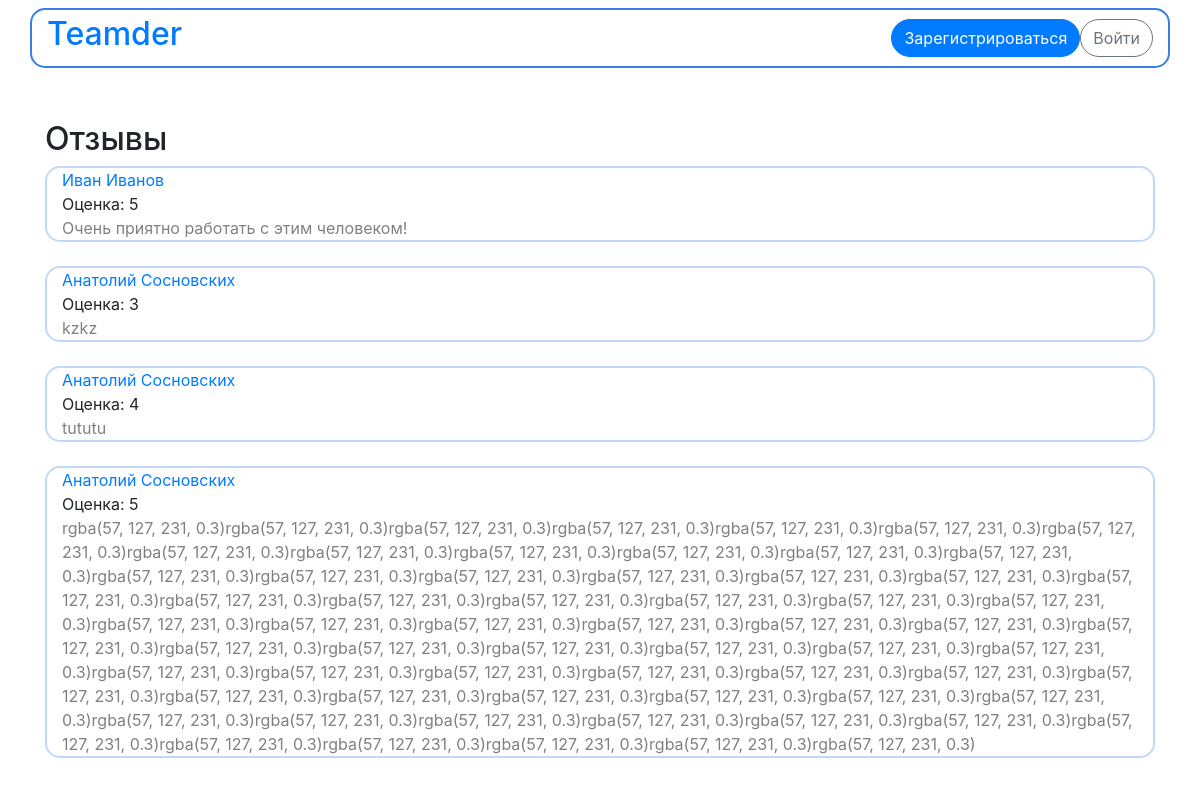
/accounts/detail/1/comments, run on the app's committed database.
### teamder/apps/user_accounts/models.py (models this page shows, shortened)
class Comment(models.Model):
    sender = models.ForeignKey(get_user_model(), on_delete=models.CASCADE)
    recipient = models.ForeignKey(get_user_model(), on_delete=models.CASCADE, related_name='comments')
    text = models.CharField('Текст отзыва', max_length = 1000)
    mark = models.IntegerField('Оценка')
    class Meta:
        verbose_name = 'Отзыв'
        verbose_name_plural = 'Отзывы'

### teamder/apps/user_accounts/views.py (the view)
# urls.py: path('detail/<int:user_id>/comments', views.comments, name='comments'),
def comments(request, user_id):
    try:
        user = User.objects.get(id=user_id)
    except:
        return Http404('Пользователь не найден!')
    comments_list = user.comments.all()
    context = {
        'comments_list': comments_list,
        'current_user': user
    }
    return render(request, 'user_accounts/comments.html', context)

### teamder/templates/user_accounts/comments.html (shortened to what this page needs)
{% extends "base.html" %}
{% block content %}
<div class="container">
	<h2>Отзывы</h2>
	{% if comments_list %}
			{% for comment in comments_list %}
		<div class="container" style="border: 2px solid rgba(57, 127, 231, 0.3); background-color: white; border-radius: 15px">
			<div align="left">
				<a href="{% url 'user_accounts:detail' comment.sender.id%}" style="text-decoration: none">
					{{comment.sender.first_name}} {{comment.sender.last_name}}</a>
				<br>
				<h7>Оценка: {{ comment.mark }}</h7>
			</div>
			<div style="color: grey">
			<h7>{{comment.text}}</h7>
			</div>
		</div>
	<br>
			{% endfor %}
	{% else %}
		{% if current_user != user%}
		<h5>Об этом пользователе еще никто не оставил отзыв. Если вам есть что рассказать о нем, вы можете стать первым!</h5>
		{% else %}
		<h5>Никто еще не оставил отзыв о работе с вами</h5>
		{% endif %}
	{% endif %}
</div>
{% endblock %}

### data on the page
Comment: sender.first_name "Иван", sender.last_name "Иванов", mark "5", text "Очень приятно работать с этим человеком!"
Comment: sender.first_name "Анатолий", sender.last_name "Сосновских", mark "3", text "kzkz"
Comment: sender.first_name "Анатолий", sender.last_name "Сосновских", mark "4", text "tututu"
Comment: sender.first_name "Анатолий", sender.last_name "Сосновских", mark "5", text "rgba(57, 127, 231, 0.3)rgba(57, 127, 231, 0.3)rgba(57, 127, 231, 0.3)rgba(57, 127, 231, 0.3)rgba(57, 127, 231, 0.3)rgba(57, 127, 231, 0.3)rgba(57, 127, 231, 0.3)rgba(57, 127, 231, 0.3)rgba(57, 127, 231, 0.3)rgba(57, 127, 231, 0.3)rgba(57, 127, 231, 0.3)rgba(57, 127, 231, 0.3)rgba(57, 127, 231, 0.3)rgba(57, 127, 231, 0.3)rgba(57, 127, 231, 0.3)rgba(57, 127, 231, 0.3)rgba(57, 127, 231, 0.3)rgba(57, 127, 231, 0.3)rgba(57, 127, 231, 0.3)rgba(57, 127, 231, 0.3)rgba(57, 127, 231, 0.3)rgba(57, 127, 231, 0.3)rgba(57, 127, 231, 0.3)rgba(57, 127, 231, 0.3)rgba(57, 127, 231, 0.3)rgba(57, 127, 231, 0.3)rgba(57, 127, 231, 0.3)rgba(57, 127, 231, 0.3)rgba(57, 127, 231, 0.3)rgba(57, 127, 231, 0.3)rgba(57,…"
